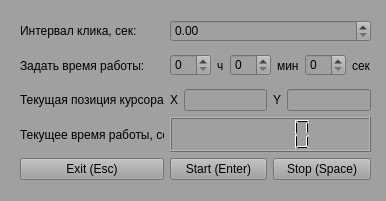
<?xml version="1.0" encoding="UTF-8"?>
<ui version="4.0">
 <class>MainWindow</class>
 <widget class="QMainWindow" name="MainWindow">
  <property name="geometry">
   <rect>
    <x>0</x>
    <y>0</y>
    <width>386</width>
    <height>201</height>
   </rect>
  </property>
  <property name="windowTitle">
   <string>AutoClicker</string>
  </property>
  <property name="styleSheet">
   <string notr="true">background-color: rgb(160, 160, 160);</string>
  </property>
  <widget class="QWidget" name="centralwidget">
   <widget class="QWidget" name="">
    <property name="geometry">
     <rect>
      <x>20</x>
      <y>20</y>
      <width>351</width>
      <height>160</height>
     </rect>
    </property>
    <layout class="QGridLayout" name="gridLayout">
     <item row="4" column="0">
      <widget class="QPushButton" name="pushButton_3">
       <property name="text">
        <string>Exit (Esc)</string>
       </property>
      </widget>
     </item>
     <item row="4" column="2">
      <widget class="QPushButton" name="pushButton_2">
       <property name="text">
        <string>Stop (Space)</string>
       </property>
      </widget>
     </item>
     <item row="3" column="0">
      <widget class="QLabel" name="label_curr_work_time">
       <property name="text">
        <string>Текущее время работы, сек:</string>
       </property>
      </widget>
     </item>
     <item row="4" column="1">
      <widget class="QPushButton" name="pushButton">
       <property name="text">
        <string>Start (Enter)</string>
       </property>
      </widget>
     </item>
     <item row="2" column="1" colspan="2">
      <layout class="QHBoxLayout" name="horizontalLayout_2">
       <item>
        <widget class="QLabel" name="label_6">
         <property name="text">
          <string>X</string>
         </property>
        </widget>
       </item>
       <item>
        <widget class="QLineEdit" name="lineEdit"/>
       </item>
       <item>
        <widget class="QLabel" name="label_7">
         <property name="text">
          <string>Y</string>
         </property>
        </widget>
       </item>
       <item>
        <widget class="QLineEdit" name="lineEdit_2"/>
       </item>
      </layout>
     </item>
     <item row="1" column="0">
      <widget class="QLabel" name="label_clicker_time">
       <property name="text">
        <string>Задать время работы:</string>
       </property>
      </widget>
     </item>
     <item row="0" column="1" colspan="2">
      <widget class="QDoubleSpinBox" name="interval"/>
     </item>
     <item row="2" column="0">
      <widget class="QLabel" name="label_position">
       <property name="text">
        <string>Текущая позиция курсора:</string>
       </property>
      </widget>
     </item>
     <item row="1" column="1" colspan="2">
      <layout class="QHBoxLayout" name="horizontalLayout">
       <item>
        <widget class="QSpinBox" name="spinBox_hour"/>
       </item>
       <item>
        <widget class="QLabel" name="label_3">
         <property name="text">
          <string>ч</string>
         </property>
        </widget>
       </item>
       <item>
        <widget class="QSpinBox" name="spinBox_min"/>
       </item>
       <item>
        <widget class="QLabel" name="label_4">
         <property name="text">
          <string>мин</string>
         </property>
        </widget>
       </item>
       <item>
        <widget class="QSpinBox" name="spinBox_sec"/>
       </item>
       <item>
        <widget class="QLabel" name="label_5">
         <property name="text">
          <string>сек</string>
         </property>
        </widget>
       </item>
      </layout>
     </item>
     <item row="3" column="1" colspan="2">
      <widget class="QLCDNumber" name="working_time"/>
     </item>
     <item row="0" column="0">
      <widget class="QLabel" name="label_interval">
       <property name="text">
        <string>Интервал клика, сек:</string>
       </property>
      </widget>
     </item>
    </layout>
   </widget>
  </widget>
 </widget>
 <resources/>
 <connections/>
</ui>
